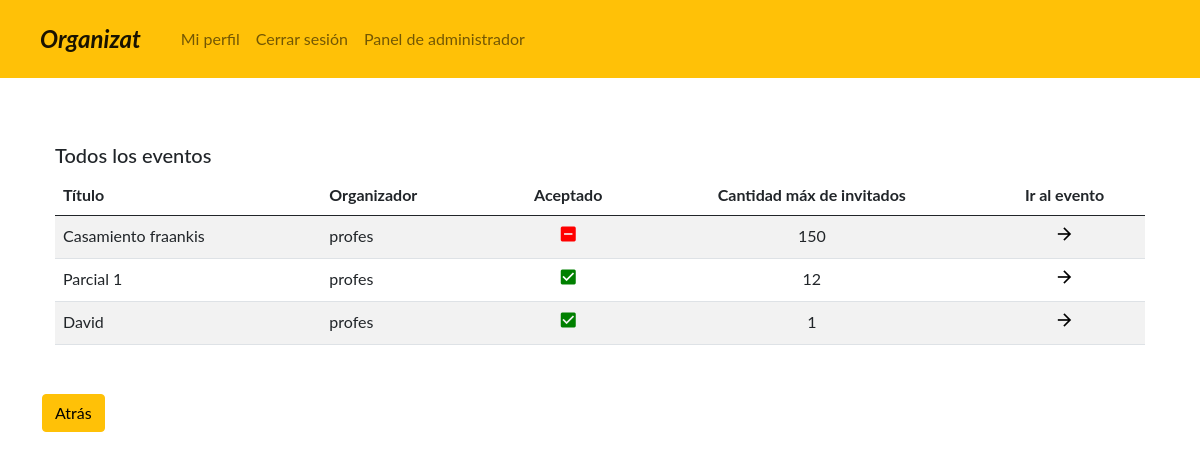
The page /profile/events/ (signed in) on the database its author committed.
### administrador/models.py (models this page shows, shortened)
class Invitation(models.Model):
    user = models.ForeignKey(User, on_delete=models.CASCADE, verbose_name="Integrate")
    event = models.ForeignKey(Event, on_delete=models.CASCADE, verbose_name="Evento")
    accepted_event = models.BooleanField(default=False, verbose_name="Aceptado")
    class Meta:
        verbose_name = 'Invitacion'
        verbose_name_plural = 'Invitaciones'

class Event(models.Model):
    name = models.CharField(max_length=40, blank=True, null=False, verbose_name='Nombre')
    owner = models.ForeignKey(User, on_delete=models.CASCADE, verbose_name="Organizador")
    description = models.TextField(max_length=255, blank=True, null=False, verbose_name='Descripcion')
    date_event_start = models.DateTimeField(default=datetime.today(), verbose_name='Fecha de alta del evento')
    date_event_end = models.DateTimeField(default=datetime.today(), verbose_name='Fecha de baja del evento')
    location = models.CharField(max_length=255, blank=True, null=False, verbose_name='Ubicación')
    event_link = models.URLField(max_length=200, verbose_name='Link')
    state = models.CharField(max_length=10, choices=STATES_EVENTO_USUARIO, verbose_name='Estado', null=True)
    max_guests = models.IntegerField(verbose_name='Capacidad máxima de invitados')
    visibility = models.CharField(max_length=14, choices=VISIBILITIES, verbose_name='Visibilidad')
    class Meta:
        verbose_name = 'Evento'
        verbose_name_plural = 'Eventos'

### administrador/views.py (the view)
def event_listing(request):
    event_list = Invitation.objects.filter(user_id=request.user.id)
    paginator = Paginator(event_list, 1)
    page_number = request.GET.get('page')
    page_obj = paginator.get_page(page_number)
    return render(request, 'invitations-by-profile.html', {'page_obj': page_obj,
                                                            'invitations': paginator.object_list})

### templates/invitations-by-profile.html
{% extends 'base.html' %}
{% block content %}
<div class="container py-3 my-3">
    <div class="container border border-white py-3 my-3">
            <p class="h5">Todos los eventos</p>
            <div class="table-responsive table-wrapper-scroll-y my-custom-scrollbar">
                <table class="table table-striped table-hover">
                    {% if invitations %}
                    <thead>
                    <tr>
                        <th>Título</th>
                        <th>Organizador</th>
                        <th class="text-center">Aceptado</th>
                        <th class="text-center">Cantidad máx de invitados</th>
                        <th class="text-center">Ir al evento</th>
                    </tr>
                    </thead>
                    <tbody>
                    {% for invitation in invitations %}
                        <tr>
                            <td>{{invitation.event.name}}</td>
                            <td>{{invitation.user.username}}</td>
                            {% if invitation.accepted_event %}
                                <td class="text-center">
                                    <a class="text-decoration-none text-black" href="{% url 'event_down' request.user.id invitation.event.event_link %}">
                                        <i class="material-icons" style="font-size:20px;color:green">check_box</i>
                                    </a>
                                </td>
                            {% else %}
                                <td class="text-center">
                                    <a class="text-decoration-none text-black" href="{% url 'event_up' request.user.id invitation.event.event_link %}">
                                        <i class="material-icons" style="font-size:20px;color:red">indeterminate_check_box</i>
                                    </a>
                                </td>
                            {% endif %}
                            <td class="text-center">{{invitation.event.max_guests}}</td>
                            <td class="text-center">
                                <a class="text-decoration-none text-black" href="{% url 'event' invitation.event.event_link %}">
                                    <i class="material-icons" style="font-size:20px">arrow_forward</i>
                                </a>
                            </td>
                        </tr>
                    {% endfor %}
                    </tbody>
                    {% else %}
                    <thead>
                        <tr>
                            <th>No existen invitaciones a eventos registrados</th>
                        </tr>
                    </thead>
                    {% endif %}
                </table>
            </div>
        </div>
    <a href="{% url 'profile' request.user.id %}">
           <button type="button" class="btn btn-warning">Atrás</button>
       </a>
</div>
{% endblock %}

### static/css/styles.css (style rules this page uses)
body { font-family: "Lato", sans-serif; }

### rows shown on the page
Invitation: event.name "Casamiento fraankis", user.username "profes", accepted_event False (drawn), event.max_guests "150"
Invitation: event.name "Parcial 1", user.username "profes", accepted_event True (drawn), event.max_guests "12"
Invitation: event.name "David", user.username "profes", accepted_event True (drawn), event.max_guests "1"
